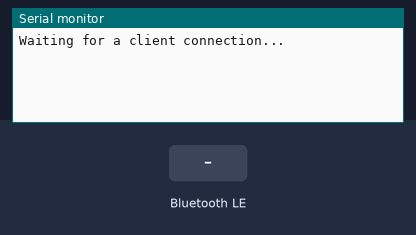
Simulated run of this sketch. Board: ESP32. Parts: the last lines printed to the serial monitor. The test bench sets the inputs (shaded band). Nothing arrives over Bluetooth unless stated; a phone connects over Bluetooth LE 3 s after start.

Above: at 1.2 s.
1.3 s: Bluetooth LE write "1" received
At 2.2 s:
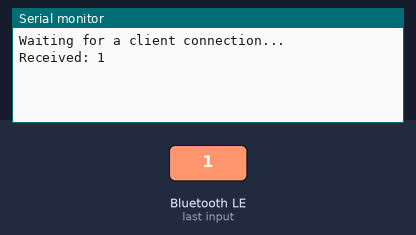
3.8 s: Bluetooth LE write "0" received
At 5.4 s:
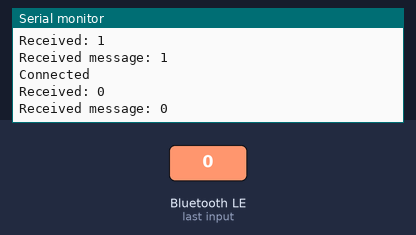

The sketch:

03_Write.ino
```cpp
/*
  Code Description:

  This code demonstrates how to create a simple Bluetooth Low Energy (BLE) server using an ESP32.
  The BLE server allows a connected client (e.g., a smartphone app) to exchange data with the ESP32 through two characteristics:
    1. RX Characteristic (Receive):
      This characteristic allows the BLE client to send data (write requests) to the ESP32.
      The received data is processed and logged to the serial monitor.
    2. TX Characteristic (Transmit):
      This characteristic allows the ESP32 to send notifications to the BLE client.
      Notifications are triggered either when the ESP32 receives a message from the BLE client or
      when the user inputs data through the serial monitor.

  Key Features:
    - BLE Initialization:
      The ESP32 is configured as a BLE server with a custom service and two characteristics (TX and RX), each identified by unique UUIDs.
    - Event Handling with Callbacks:
      - Connection and disconnection events are handled to log the status of the BLE server.
      - Writing data to the RX characteristic triggers a callback to process and log the received data.
    - Serial Input Integration:
      The ESP32 can read user input from the serial monitor and send it as a BLE notification to the client.
    - Throttled Notifications:
      The code ensures that notifications are sent no more than once per second to avoid overwhelming the BLE client.

  Use Case:
    This program is suitable for applications where a BLE client (like a mobile app or another BLE-enabled device) needs to:
    - Send commands or data to the ESP32 (e.g., controlling a device or logging information).
    - Receive updates or notifications from the ESP32 (e.g., sensor data or status updates).

    The setup makes it ideal for IoT projects, remote control systems, or data logging solutions.

  Reference: https://docs.sunfounder.com/projects/esp32-starter-kit/en/latest/arduino/basic_projects/ar_bluetooth.html
*/

// These headers include the necessary libraries to work with Bluetooth Low Energy (BLE) on the ESP32.
#include "BLEDevice.h"    // BLEDevice provides the main interface for initializing BLE and creating servers.
#include "BLEServer.h"    // BLEServer is used to create a BLE server.
#include "BLEUtils.h"     // BLEUtils provides additional utilities for working with BLE.
#include "BLE2902.h"      // BLE2902 is used to add a Client Characteristic Configuration Descriptor (CCCD), which allows notifications.

// This defines the name of the BLE device that will be displayed when scanning for devices.
// The name helps clients identify this specific device when it advertises itself.
const char *bleName = "ESP32_Bluetooth";

// `receivedText` is used to store the latest text message received from a BLE client.
// `lastMessageTime` records the timestamp (in milliseconds) of when the last message was received.
// This ensures notifications are sent no more than once per second.
String receivedText = "";
unsigned long lastMessageTime = 0;

// https://www.uuidgenerator.net/version1
// These are UUIDs (universally unique identifiers) for the BLE service and its characteristics.
#define SERVICE_UUID           "e7f85fe2-b8ec-11ef-9cd2-0242ac120002"   // SERVICE_UUID identifies the custom service provided by this BLE device.
#define CHARACTERISTIC_UUID_RX "edcb6be4-b8ec-11ef-9cd2-0242ac120002"   // CHARACTERISTIC_UUID_RX is the characteristic for receiving data (written by the client).
#define CHARACTERISTIC_UUID_TX "f64a319c-b8ec-11ef-9cd2-0242ac120002"   // CHARACTERISTIC_UUID_TX is the characteristic for sending data (notifications from the server).

// This pointer is used to reference the characteristic that sends notifications to the client.
BLECharacteristic *pCharacteristic;

void setup() {
  Serial.begin(115200);  // Initializes the serial communication at a baud rate of 115200 for debugging.
  setupBLE();            // Calls the function to set up the BLE server, services, and characteristics.
}

void loop() {
  // Check if there is new data in `receivedText` and whether 1 second has passed since the last notification.
  if (receivedText.length() > 0 && millis() - lastMessageTime > 1000) {
    Serial.print("Received message: ");
    Serial.println(receivedText);  // Prints the received message to the serial monitor.
    pCharacteristic->setValue(receivedText.c_str());  // Updates the TX characteristic with the new message.
    pCharacteristic->notify();  // Notifies the connected BLE client with the updated characteristic value.
    receivedText = "";  // Clears `receivedText` to indicate the message has been processed.
  }

  // Check if there's data available on the serial port (from the user via serial input).
  if (Serial.available() > 0) {
    String str = Serial.readStringUntil('\n');  // Reads a line of input until a newline character.
    const char *newValue = str.c_str();  // Converts the string to a C-style string (const char *).
    pCharacteristic->setValue(newValue);  // Updates the TX characteristic with this new value.
    pCharacteristic->notify();  // Sends a notification with the new value to the connected BLE client.
  }
}

class MyServerCallbacks : public BLEServerCallbacks {
  // This class provides custom behavior for BLE server events such as connection and disconnection.

  void onConnect(BLEServer *pServer) {
    // This function is called when a client connects to the BLE server.
    Serial.println("Connected");  // Prints a message to indicate a successful connection.
  }

  void onDisconnect(BLEServer *pServer) {
    // This function is called when a client disconnects from the BLE server.
    Serial.println("Disconnected");  // Prints a message to indicate the disconnection.
  }
};

class MyCharacteristicCallbacks : public BLECharacteristicCallbacks {
  // This class provides custom behavior for BLE characteristic events such as writing data.

  void onWrite(BLECharacteristic *pCharacteristic) {
    // This function is called when a client writes data to the RX characteristic.
    std::string value = std::string(pCharacteristic->getValue().c_str());  // Gets the written value as a C++ string.
    receivedText = String(value.c_str());  // Converts the value to an Arduino String and stores it in `receivedText`.
    lastMessageTime = millis();  // Updates the timestamp for when the message was received.
    Serial.print("Received: ");  // Prints the received message to the serial monitor.
    Serial.println(receivedText);
  }
};

void setupBLE() {
  BLEDevice::init(bleName);  // Initializes the BLE device with the defined name.
  BLEServer *pServer = BLEDevice::createServer();  // Creates a BLE server instance.

  if (pServer == nullptr) {
    // Prints an error if the BLE server fails to initialize.
    Serial.println("Error creating BLE server");
    return;
  }

  pServer->setCallbacks(new MyServerCallbacks());  // Sets the server's connection and disconnection callbacks.

  BLEService *pService = pServer->createService(SERVICE_UUID);  // Creates a custom BLE service.

  if (pService == nullptr) {
    // Prints an error if the BLE service fails to initialize.
    Serial.println("Error creating BLE service");
    return;
  }

  // Creates a characteristic for sending notifications (TX characteristic).
  pCharacteristic = pService->createCharacteristic(
    CHARACTERISTIC_UUID_TX, BLECharacteristic::PROPERTY_NOTIFY);
  pCharacteristic->addDescriptor(new BLE2902());  // Adds a CCCD descriptor to enable notifications.

  // Creates a characteristic for receiving data (RX characteristic).
  BLECharacteristic *pCharacteristicRX = pService->createCharacteristic(
    CHARACTERISTIC_UUID_RX, BLECharacteristic::PROPERTY_WRITE);
  pCharacteristicRX->setCallbacks(new MyCharacteristicCallbacks());  // Sets callbacks for when data is written.

  pService->start();  // Starts the BLE service to make it available for clients.
  pServer->getAdvertising()->start();  // Starts advertising the BLE server so clients can discover it.

  Serial.println("Waiting for a client connection...");  // Prints a message to indicate readiness.
}
```

Measured:
- after the input at 1.3 s, the serial monitor: prints a new line after 0.05 s (image 1)
- after the input at 3.8 s, the serial monitor: prints a new line after 0.05 s (image 2)
